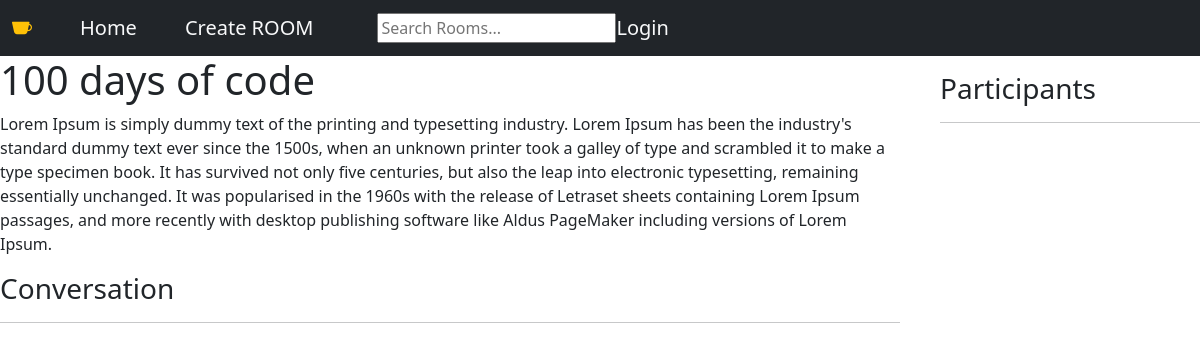
Page /room/2/ on the committed database.
### base/models.py (models this page shows, shortened)
class Room(models.Model):
    host = models.ForeignKey(User, on_delete=models.SET_NULL, null=True)
    topic = models.ForeignKey(Topic, on_delete=models.SET_NULL, null=True)
    name = models.CharField(max_length=200)
    description = models.TextField(null=True, blank=True)
    Participants =  models.ManyToManyField(User, related_name='Participants', blank=True)
    updated = models.DateTimeField(auto_now=True)
    created = models.DateTimeField(auto_now_add=True)
    class Meta:
        ordering =['-updated','-created']

### base/views.py (the view, shortened to what this page needs)
# urls.py: path('room/<str:pk>/',views.getRoom),
def room(request,pk):
    room= Room.objects.get(id=pk)
    room_messages = room.message_set.all().order_by('-created')
    Participants = room.Participants.all()
    context = {'room': room, 'room_messages':room_messages, 'Participants':Participants}
    return render(request,'base/room.html',context)

### base/templates/base/room.html (shortened to what this page needs)
{% extends 'main.html'%}
{% block content%}
<div class="room-container">
    <div>
        <h1> {{room.name}}</h1>
        <p>{{room.description}}</p>
        <div class="comment-wrapper">
            <h3>Conversation</h3>
            <hr>
    </div>
    </div>
    <dir>
        <h3> Participants</h3>
        <hr>
    </dir>
</div>
{% endblock %}

### static/css/base.css (style rules this page uses)
.room-container { display: grid ; grid-template-columns: 3fr 1fr; }

### rows in the picture
Room: name "100 days of code", description "Lorem Ipsum is simply dummy text of the printing and typesetting industry. Lorem Ipsum has been the industry's standard dummy text ever since the 1500s, when an unknown printer took a galley of type and scrambled it to make a type specimen book. It has survived not only five centuries, but also the leap into electronic typesetting, remaining essentially unchanged. It was popularised in the 1960s with the release of Letraset sheets containing Lorem Ipsum passages, and more recently with desktop publishing software like Aldus PageMaker including versions of Lorem Ipsum."
